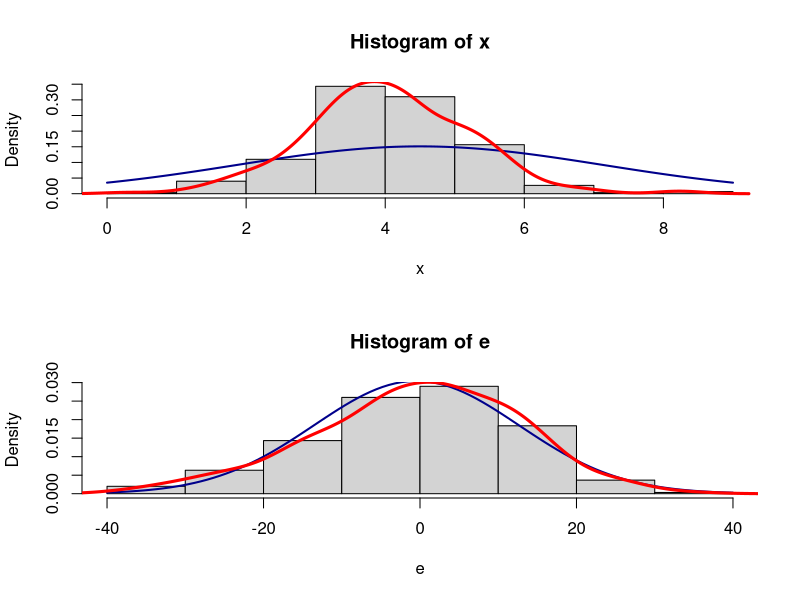

Generate this figure with R:
png(filename='plot-ex06.png', bg='transparent', width = 600)
set.seed(18)
x <- rt(300,30,4)
e <- rnorm(300,0,13)

layout(matrix(c(1,2),2,1,byrow=TRUE))
hist(x, freq = F)
curve(dnorm(x, mean = mean(x), sd = sd(x)),col = "darkblue", lwd = 2, add = T)
lines(density(x), col = "red", lwd = 3)

hist(e, freq = F)
curve(dnorm(x, mean = mean(e), sd = sd(e)),col = "darkblue", lwd = 2, add = T)
lines(density(e), col = "red", lwd = 3)
dev.off()
